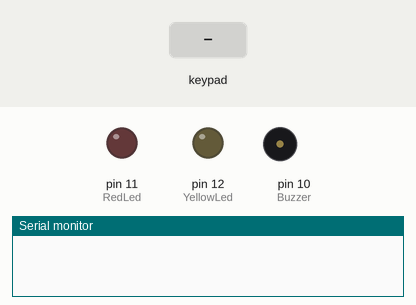
Recording of a sketch running on a simulated Arduino Uno, built with avr-gcc and run on an emulated ATmega328P. Shown: output pins drawn as LEDs (lit = HIGH), buzzer (waves = sounding), the last lines printed to the serial monitor. The inputs (shaded band) are chosen by the test bench.

Above: at 1.2 s.
1.3 s: keypad keys 1 2 3 4 pressed 0.4 s apart
At 4.2 s:
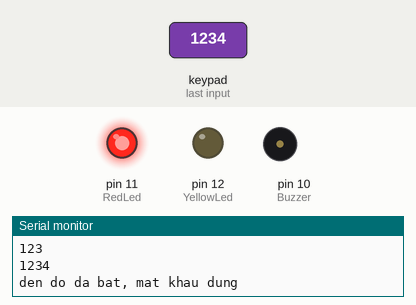
5.3 s: keypad keys 5 4 3 2 pressed 0.4 s apart
At 7.3 s:
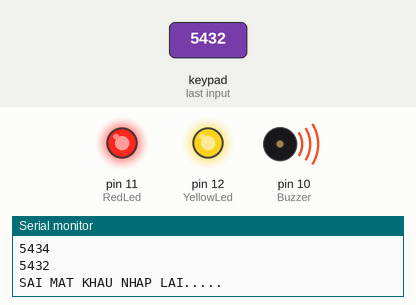
9.9 s: key 'A' pressed
At 11.15 s:
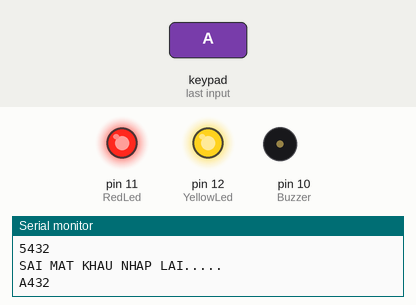
11.4 s: key 'B' pressed
At 12.2 s:
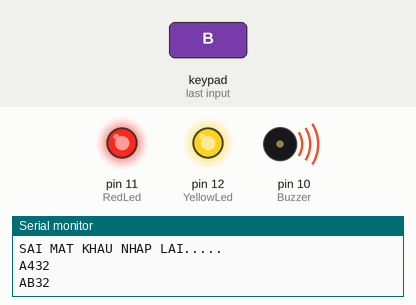
12.9 s: key 'C' pressed
At 14.15 s:
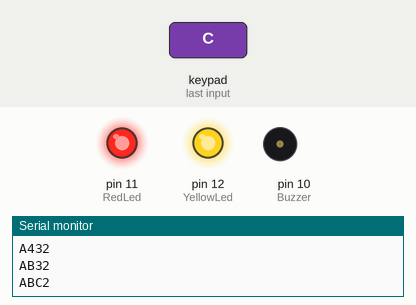
14.4 s: key '0' pressed
At 15.8 s:
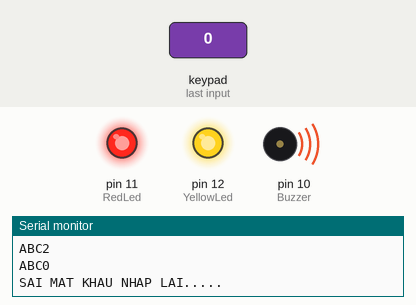
Timing chart, 0 to 18.2 s (numbered marks = the images above; inputs shaded):
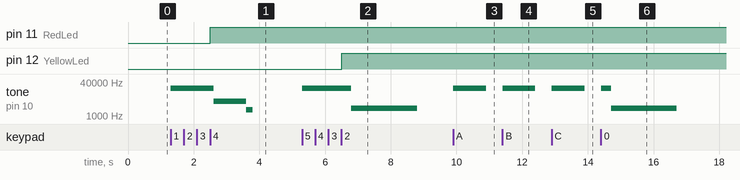

Measured:
- after the input at 1.3 s, pin 11 (RedLed): LOW → HIGH after 1.2 s; tone on pin 10 (Buzzer): silent → 20000 Hz at once, → 5000 Hz 1.3 s later, → 2000 Hz 1.0 s later, → silent 0.20 s later
- after the input at 5.3 s, pin 12 (YellowLed): LOW → HIGH after 1.2 s; tone on pin 10 (Buzzer): silent → 20000 Hz at once, → 2300 Hz 1.5 s later, → silent 2.0 s later
- after the input at 9.9 s, tone on pin 10 (Buzzer): silent → 20000 Hz at once, → silent 1.0 s later
- after the input at 11.4 s, tone on pin 10 (Buzzer): silent → 20000 Hz at once, → silent 1.0 s later
- after the input at 12.9 s, tone on pin 10 (Buzzer): silent → 20000 Hz at once, → silent 1.0 s later
- after the input at 14.4 s, tone on pin 10 (Buzzer): silent → 20000 Hz at once, → 2300 Hz 0.30 s later, → silent 2.0 s later

The sketch:

keypad.ino
```cpp
/* @file CustomKeypad.pde
|| @version 1.0
|| @author Alexander Brevig
|| @contact alexanderbrevig@gmail.com
||
|| @description
|| | Demonstrates changing the keypad size and key values.
|| #
*/
#include <Keypad.h>

const byte ROWS = 4; //four rows
const byte COLS = 4; //four columns
char password[5];
char On_equip[]= "1234";
char Off_equip[]="4321";
int i=0;
int on=0;
int Buzzer=10;
int RedLed = 11;
int YellowLed= 12;

//define the cymbols on the buttons of the keypads
char hexaKeys[ROWS][COLS] = {
  {'0','1','2','3'},
  {'4','5','6','7'},
  {'8','9','A','B'},
  {'C','D','E','F'}
};
byte rowPins[ROWS] = {5, 4, 3, 2}; //connect to the row pinouts of the keypad
byte colPins[COLS] = {6, 7, 8, 9}; //connect to the column pinouts of the keypad

//initialize an instance of class NewKeypad
Keypad customKeypad = Keypad( makeKeymap(hexaKeys), rowPins, colPins, ROWS, COLS);

void setup(){
  Serial.begin(9600);
  pinMode(RedLed,OUTPUT);
  pinMode(YellowLed, OUTPUT);
  pinMode(Buzzer, OUTPUT);
}

void loop(){
  char customKey = customKeypad.getKey();

  if (customKey){
    password[i]=customKey;
    tone(Buzzer,20000,1000);
    i++;
    on++;
    Serial.println(password);
  }
  //Serial.println(password);
  if(on==4){
    if(!strcmp(password, On_equip)){
      digitalWrite(RedLed,HIGH);
      digitalWrite(YellowLed, LOW);
      i=0;
      Serial.println("den do da bat, mat khau dung");
      delay(100);
      tone(Buzzer, 5000);
      delay(1000);
      tone(Buzzer,2000,200);
    }

    if(!strcmp(password, Off_equip)){
      digitalWrite(RedLed,LOW);
      digitalWrite(YellowLed, LOW);
      Serial.println("den da tat");
      i=0;
      delay(100);
      tone(Buzzer, 2000,200);
      delay(100);
      tone(Buzzer,2000,200);
    }

    if(strcmp(password, On_equip)){
      if(strcmp(password, Off_equip)){
        i=0;
        Serial.println("SAI MAT KHAU NHAP LAI.....");
        digitalWrite(YellowLed,HIGH);
        delay(300);
        tone(Buzzer,2300,2000);
      }
    }
    on=0;
  }
}
```
